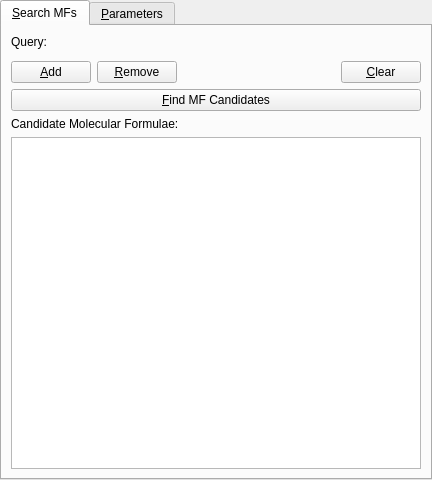
<?xml version="1.0" encoding="UTF-8"?>
<ui version="4.0">
 <class>Form</class>
 <widget class="QWidget" name="Form">
  <property name="geometry">
   <rect>
    <x>0</x>
    <y>0</y>
    <width>432</width>
    <height>480</height>
   </rect>
  </property>
  <property name="windowTitle">
   <string>Form</string>
  </property>
  <layout class="QVBoxLayout" name="verticalLayout">
   <property name="spacing">
    <number>0</number>
   </property>
   <property name="leftMargin">
    <number>0</number>
   </property>
   <property name="topMargin">
    <number>0</number>
   </property>
   <property name="rightMargin">
    <number>0</number>
   </property>
   <property name="bottomMargin">
    <number>0</number>
   </property>
   <item>
    <widget class="QTabWidget" name="tabWidget">
     <property name="currentIndex">
      <number>0</number>
     </property>
     <widget class="QWidget" name="tab">
      <attribute name="title">
       <string>&amp;Search MFs</string>
      </attribute>
      <layout class="QVBoxLayout" name="verticalLayout_2" stretch="0,0,0,0,0,10">
       <item>
        <widget class="QLabel" name="label">
         <property name="text">
          <string>Query:</string>
         </property>
        </widget>
       </item>
       <item>
        <widget class="FormulaFinderInputTable" name="tableInput" native="true">
         <property name="sizePolicy">
          <sizepolicy hsizetype="Preferred" vsizetype="MinimumExpanding">
           <horstretch>0</horstretch>
           <verstretch>0</verstretch>
          </sizepolicy>
         </property>
         <property name="maximumSize">
          <size>
           <width>16777215</width>
           <height>200</height>
          </size>
         </property>
        </widget>
       </item>
       <item>
        <layout class="QHBoxLayout" name="horizontalLayout">
         <property name="bottomMargin">
          <number>0</number>
         </property>
         <item>
          <widget class="QPushButton" name="btnAddSignal">
           <property name="text">
            <string>&amp;Add</string>
           </property>
          </widget>
         </item>
         <item>
          <widget class="QPushButton" name="btnRemoveSignal">
           <property name="text">
            <string>&amp;Remove</string>
           </property>
          </widget>
         </item>
         <item>
          <spacer name="horizontalSpacer">
           <property name="orientation">
            <enum>Qt::Horizontal</enum>
           </property>
           <property name="sizeHint" stdset="0">
            <size>
             <width>40</width>
             <height>20</height>
            </size>
           </property>
          </spacer>
         </item>
         <item>
          <widget class="QPushButton" name="btnClearSignals">
           <property name="text">
            <string>&amp;Clear</string>
           </property>
          </widget>
         </item>
        </layout>
       </item>
       <item>
        <widget class="QPushButton" name="btnSearch">
         <property name="text">
          <string>&amp;Find MF Candidates</string>
         </property>
        </widget>
       </item>
       <item>
        <widget class="QLabel" name="label_2">
         <property name="text">
          <string>Candidate Molecular Formulae:</string>
         </property>
        </widget>
       </item>
       <item>
        <widget class="QTreeView" name="treeView"/>
       </item>
      </layout>
     </widget>
     <widget class="QWidget" name="tab_2">
      <attribute name="title">
       <string>&amp;Parameters</string>
      </attribute>
     </widget>
    </widget>
   </item>
  </layout>
 </widget>
 <customwidgets>
  <customwidget>
   <class>FormulaFinderInputTable</class>
   <extends>QWidget</extends>
   <header>gui.dialogues.formula_finder.tables</header>
   <container>1</container>
  </customwidget>
 </customwidgets>
 <tabstops>
  <tabstop>tabWidget</tabstop>
  <tabstop>treeView</tabstop>
  <tabstop>btnAddSignal</tabstop>
  <tabstop>btnRemoveSignal</tabstop>
  <tabstop>btnClearSignals</tabstop>
  <tabstop>btnSearch</tabstop>
 </tabstops>
 <resources/>
 <connections/>
</ui>
